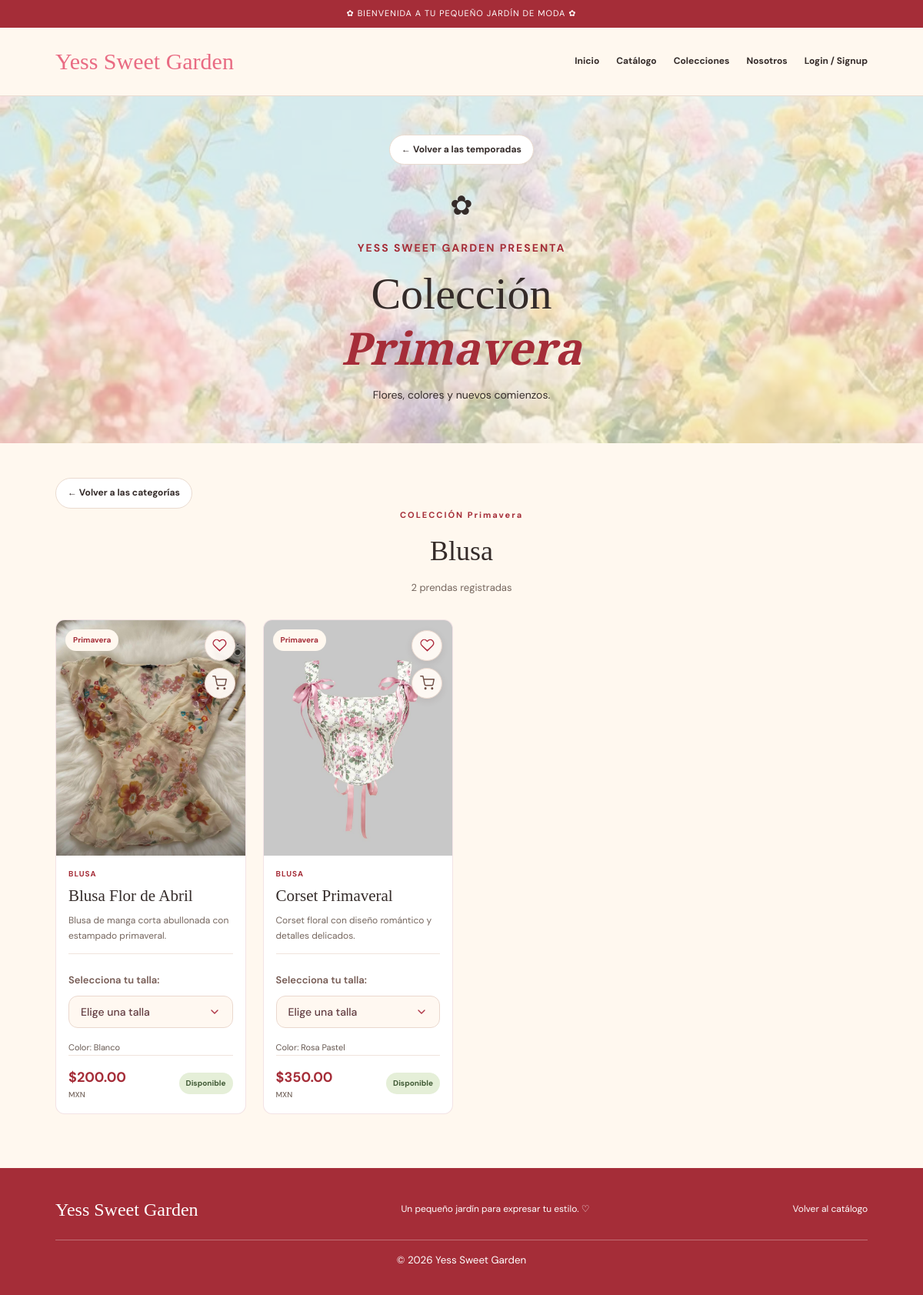
Screenshot of /catalogo.php?temporada=Primavera&categoria=Blusa with the database file from the repository.
### tables this page shows
CREATE TABLE `prendas` (
  `id` int(11) NOT NULL,
  `nombre` varchar(100) NOT NULL,
  `descripcion` text DEFAULT NULL,
  `categoria` varchar(50) NOT NULL,
  `precio` decimal(10,2) NOT NULL,
  `temporada` enum('Primavera','Verano','Otoño','Invierno') NOT NULL,
  `talla` varchar(20) DEFAULT NULL,
  `color` varchar(50) DEFAULT NULL,
  `stock` int(11) NOT NULL DEFAULT 0,
  `fecha_registro` timestamp NOT NULL DEFAULT current_timestamp(),
  `imagen` mediumblob DEFAULT NULL,
  `imagen_ruta` varchar(255) DEFAULT NULL
);

### catalogo.php (the view, shortened to what the rows shown need)
<?php
require_once 'conexion.php';
function escapar($valor) {
    return htmlspecialchars((string) $valor, ENT_QUOTES, 'UTF-8');
}
$temporadas = [
    'Primavera' => [
        'id' => 'primavera',
        'frase' => 'Flores, colores y nuevos comienzos.',
        'descripcion' => 'Prendas ligeras, estampados florales y colores frescos.',
        'simbolo' => '✿',
        'clase' => 'primavera'
    ],
    'Verano' => [
        'id' => 'verano',
        'frase' => 'Días soleados y prendas llenas de vida.',
        'descripcion' => 'Estilos frescos y colores que iluminan cada día.',
        'simbolo' => '☀',
        'clase' => 'verano'
    ],
    'Otoño' => [
        'id' => 'otono',
        'frase' => 'Texturas bonitas y tonos cálidos.',
        'descripcion' => 'Prendas para combinar y disfrutar los días frescos.',
        'simbolo' => '❧',
        'clase' => 'otono'
    ],
    'Invierno' => [
        'id' => 'invierno',
        'frase' => 'Prendas acogedoras para días frescos.',
        'descripcion' => 'Suéteres, abrigos y prendas para el frío.',
        'simbolo' => '❄',
        'clase' => 'invierno'
    ]
];
$temporadaSeleccionada = $_GET['temporada'] ?? null;
$categoriaSeleccionada = $_GET['categoria'] ?? null;
$errorCatalogo = false;
$errorCategoria = false;
$prendas = [];
$categoriasDisponibles = [];
if ($temporadaSeleccionada !== null) {
    try {
        $consulta = $conexion->prepare(
            "SELECT *
             FROM prendas
             WHERE temporada = :temporada
             ORDER BY id DESC"
        );
        $consulta->execute([
            ':temporada' => $temporadaSeleccionada
        ]);
        $prendas = $consulta->fetchAll(PDO::FETCH_ASSOC);
        foreach ($prendas as $prenda) {
            $nombreCategoria = trim(
                (string) ($prenda['categoria'] ?? '')
            );
            if ($nombreCategoria !== '') {
                $categoriasDisponibles[$nombreCategoria] = true;
            }
        }
        $categoriasDisponibles = array_keys($categoriasDisponibles);
        natcasesort($categoriasDisponibles);
        $categoriasDisponibles = array_values($categoriasDisponibles);
        if ($categoriaSeleccionada !== null) {
            if (
                !is_string($categoriaSeleccionada) ||
                !in_array(
                    $categoriaSeleccionada,
                    $categoriasDisponibles,
                    true
                )
            ) {
                $errorCategoria = true;
                $categoriaSeleccionada = null;
            } else {
                $prendas = array_values(
                    array_filter(
                        $prendas,
                        function ($prenda) use ($categoriaSeleccionada) {
                            return $prenda['categoria'] === $categoriaSeleccionada;
                        }
                    )
                );
            }
        }
    } catch (PDOException $e) {
        error_log(
            'Error al consultar el catálogo: ' . $e->getMessage()
        );
        $errorCatalogo = true;
        $prendas = [];
        $categoriasDisponibles = [];
    }
}
$tallasPorPrenda = [];
if (!empty($prendas)) {
    $idsPrendas = array_column($prendas, 'id');
    $marcadores = implode(',', array_fill(0, count($idsPrendas), '?'));
    $sqlTallas = "SELECT prenda_id, talla, stock
                  FROM prenda_tallas
                  WHERE prenda_id IN ($marcadores)
                  AND stock > 0
                  ORDER BY FIELD(talla, 'XS', 'S', 'M', 'L', 'XL', 'Unitalla')";
    $consultaTallas = $conexion->prepare($sqlTallas);
    $consultaTallas->execute($idsPrendas);
    $resultadosTallas = $consultaTallas->fetchAll(PDO::FETCH_ASSOC);
    foreach ($resultadosTallas as $fila) {
        $tallasPorPrenda[$fila['prenda_id']][] = [
            'talla' => $fila['talla'],
            'stock' => (int) $fila['stock']
        ];
    }
}
?>
<!DOCTYPE html>
<html lang="es">
<head>
    <link rel="stylesheet" href="css/estilos-catalogo.css">
</head>
<body>
    <main>
        <?php if ($errorCatalogo): ?>
            <section class="mensaje-vacio mensaje-error">
                <span>♡</span>
                <h1>No pudimos cargar el catálogo</h1>
                <p>Intenta nuevamente más tarde.</p>
                <a href="catalogo.php" class="boton-volver">
                    Volver al catálogo
                </a>
            </section>
        <?php else: ?>
            <?php $datosTemporada = $temporadas[$temporadaSeleccionada]; ?>
            <?php if ($errorCategoria): ?>
                <section class="mensaje-vacio">
                    <span>✿</span>
                    <h1>Categoría no encontrada</h1>
                    <p>
                        Esa categoría no está registrada en esta temporada.
                        Elige una de las categorías disponibles.
                    </p>
                    <a
                        class="boton-volver"
                        href="catalogo.php?temporada=<?= rawurlencode($temporadaSeleccionada) ?>"
                    >
                        ← Volver a las categorías
                    </a>
                </section>
            <?php else: ?>
                <section class="portada-temporada <?= escapar($datosTemporada['clase']) ?>">
                    <h1>
                        Colección
                        <span><?= escapar($temporadaSeleccionada) ?></span>
                    </h1>
                </section>
                <section class="contenido-temporada">
                    <?php if ($categoriaSeleccionada === null): ?>
                        <div class="introduccion-categorias">
                            <p class="section-label">
                                DESCUBRE TU ESTILO
                            </p>
                            <h2>Explora por tipo de prenda</h2>
                            <p>
                                Selecciona una categoría para ver las prendas
                                de <?= escapar($temporadaSeleccionada) ?>.
                            </p>
                        </div>
                        <?php if (count($categoriasDisponibles) > 0): ?>
                            <div class="rejilla-categorias rejilla-tipos">
                                <?php foreach ($categoriasDisponibles as $categoria): ?>
                                    <a
                                        class="tarjeta-tipo"
                                        data-temporada="<?= escapar($temporadaSeleccionada) ?>"
                                        href="catalogo.php?temporada=<?= rawurlencode($temporadaSeleccionada) ?>&amp;categoria=<?= rawurlencode($categoria) ?>"
                                    >
                                        <span class="tipo-simbolo">✿</span>
                                        <h3><?= escapar($categoria) ?></h3>
                                        <span class="explorar">
                                            Ver prendas →
                                        </span>
                                    </a>
                                <?php endforeach; ?>
                            </div>
                        <?php else: ?>
                            <div class="mensaje-vacio">
                                <span>✿</span>
                                <h2>Esta colección está floreciendo</h2>
                                <p>
                                    Todavía no hay prendas registradas
                                    para esta temporada.
                                </p>
                            </div>
                        <?php endif; ?>
                    <?php else: ?>
                        <div class="introduccion-categorias">
                            <h2><?= escapar($categoriaSeleccionada) ?></h2>
                        </div>
                        <?php if (count($prendas) > 0): ?>
                            <div class="rejilla-prendas">
                                <?php foreach ($prendas as $prenda): ?>
                                    <?php
                                    $archivoImagen = trim(
    (string) ($prenda['imagen_ruta'] ?? '')
);
                                    $imagenValida =
                                        $archivoImagen !== '' &&
                                        basename($archivoImagen) === $archivoImagen &&
                                        preg_match(
                                            '/\.(jpg|jpeg|png|webp)$/i',
                                            $archivoImagen
                                        );
                                    ?>
<?php
$tallasDisponibles = $tallasPorPrenda[$prenda['id']] ?? [];
$stockTotalDisponible = array_sum(
    array_column($tallasDisponibles, 'stock')
);
?>
                                    <article class="tarjeta-prenda">
                                        <div class="foto-prenda">
<div class="acciones-prenda">
    <button
        type="button"
        class="btn-favorito"
        aria-label="Agregar a favoritos"
        title="Agregar a favoritos"
        data-prenda-id="<?= (int)$prenda['id'] ?>"
    >
        <svg viewBox="0 0 24 24" aria-hidden="true">
            <path d="M20.8 4.6a5.5 5.5 0 0 0-7.8 0L12 5.7l-1.1-1.1a5.5 5.5 0 0 0-7.8 7.8l1.1 1.1L12 21l7.8-7.5 1.1-1.1a5.5 5.5 0 0 0-.1-7.8Z"/>
        </svg>
    </button>
    <button
        type="button"
        class="btn-carrito"
        aria-label="Agregar al carrito"
        title="Agregar al carrito"
        data-prenda-id="<?= (int)$prenda['id'] ?>"
        <?= empty($tallasDisponibles) ? 'disabled' : '' ?>
    >
        <svg viewBox="0 0 24 24" aria-hidden="true">
            <circle cx="9" cy="21" r="1"/>
            <circle cx="20" cy="21" r="1"/>
            <path d="M1 1h4l2.7 13.4a2 2 0 0 0 2 1.6h9.7a2 2 0 0 0 2-1.6L23 6H6"/>
        </svg>
    </button>
</div>
                                            <?php if ($imagenValida): ?>
                                                <img
                                                    src="imagenes/prendas/<?= rawurlencode($archivoImagen) ?>"
                                                    alt="<?= escapar($prenda['nombre']) ?>"
                                                    loading="lazy"
                                                >
                                            <?php endif; ?>
                                            <span class="etiqueta-temporada">
                                                <?= escapar($temporadaSeleccionada) ?>
                                            </span>
                                        </div>
                                        <div class="informacion-prenda">
                                            <span class="categoria">
                                                <?= escapar($prenda['categoria']) ?>
                                            </span>
                                            <h3>
                                                <?= escapar($prenda['nombre']) ?>
                                            </h3>
                                            <p class="descripcion">
                                                <?= escapar(
                                                    $prenda['descripcion']
                                                    ?: 'Una prenda para tu estilo.'
                                                ) ?>
                                            </p>
                                            <div class="detalles-prenda">
                                               <div class="selector-talla-contenedor">
    <label for="talla-<?= (int)$prenda['id'] ?>">
        Selecciona tu talla:
    </label>
    <?php if (!empty($tallasDisponibles)): ?>
        <select
            class="selector-talla"
            id="talla-<?= (int)$prenda['id'] ?>"
            name="talla"
            data-prenda-id="<?= (int)$prenda['id'] ?>"
        >
            <option value="" selected disabled>
                Elige una talla
            </option>
        </select>
    <?php else: ?>
        <span class="sin-tallas">
            Sin tallas disponibles
        </span>
    <?php endif; ?>
</div>
                                                <span>
                                                    Color:
                                                    <?= escapar(
                                                        $prenda['color']
                                                        ?: 'No especificado'
                                                    ) ?>
                                                </span>
                                            </div>
                                            <div class="pie-tarjeta">
                                                <span class="precio">
                                                    $<?= number_format(
                                                        (float) $prenda['precio'],
                                                        2
                                                    ) ?>
                                                    <small>MXN</small>
                                                </span>
<?php if ($stockTotalDisponible > 0): ?>
                                                    <span class="disponibilidad">
                                                        Disponible
                                                    </span>
                                                <?php else: ?>
                                                    <span class="agotada">
                                                        Agotada
                                                    </span>
                                                <?php endif; ?>
                                            </div>
                                        </div>
                                    </article>
                                <?php endforeach; ?>
                            </div>
                        <?php endif; ?>
                    <?php endif; ?>
                </section>
            <?php endif; ?>
        <?php endif; ?>
    </main>
</body>
</html>

### rows the page displays
prendas: imagen_ruta (picture), categoria "BLUSA", nombre "Blusa Flor de Abril", descripcion "Blusa de manga corta abullonada con estampado primaveral.", color "Blanco", precio "200.00", shows "Disponible"
prendas: imagen_ruta (picture), categoria "BLUSA", nombre "Corset Primaveral", descripcion "Corset floral con diseño romántico y detalles delicados.", color "Rosa Pastel", precio "350.00", shows "Disponible"

### other values shown
escapar($datosTemporada['simbolo']) "✿"
escapar($temporadaSeleccionada) "Primavera"
escapar($datosTemporada['frase']) "Flores, colores y nuevos comienzos."
escapar($categoriaSeleccionada) "Blusa"
count($prendas) "2"
